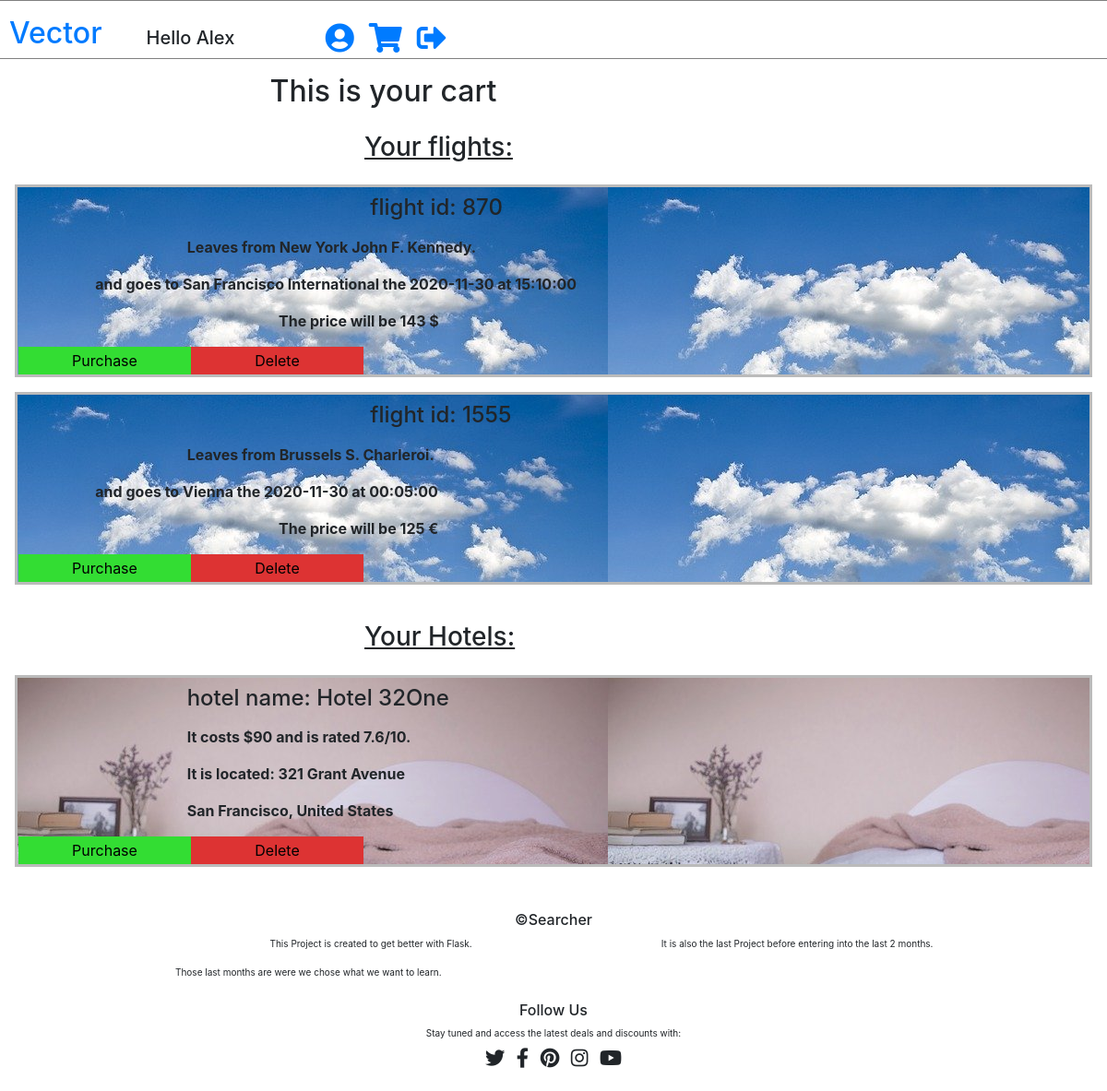
Before: /cart (signed in) with the older database file.
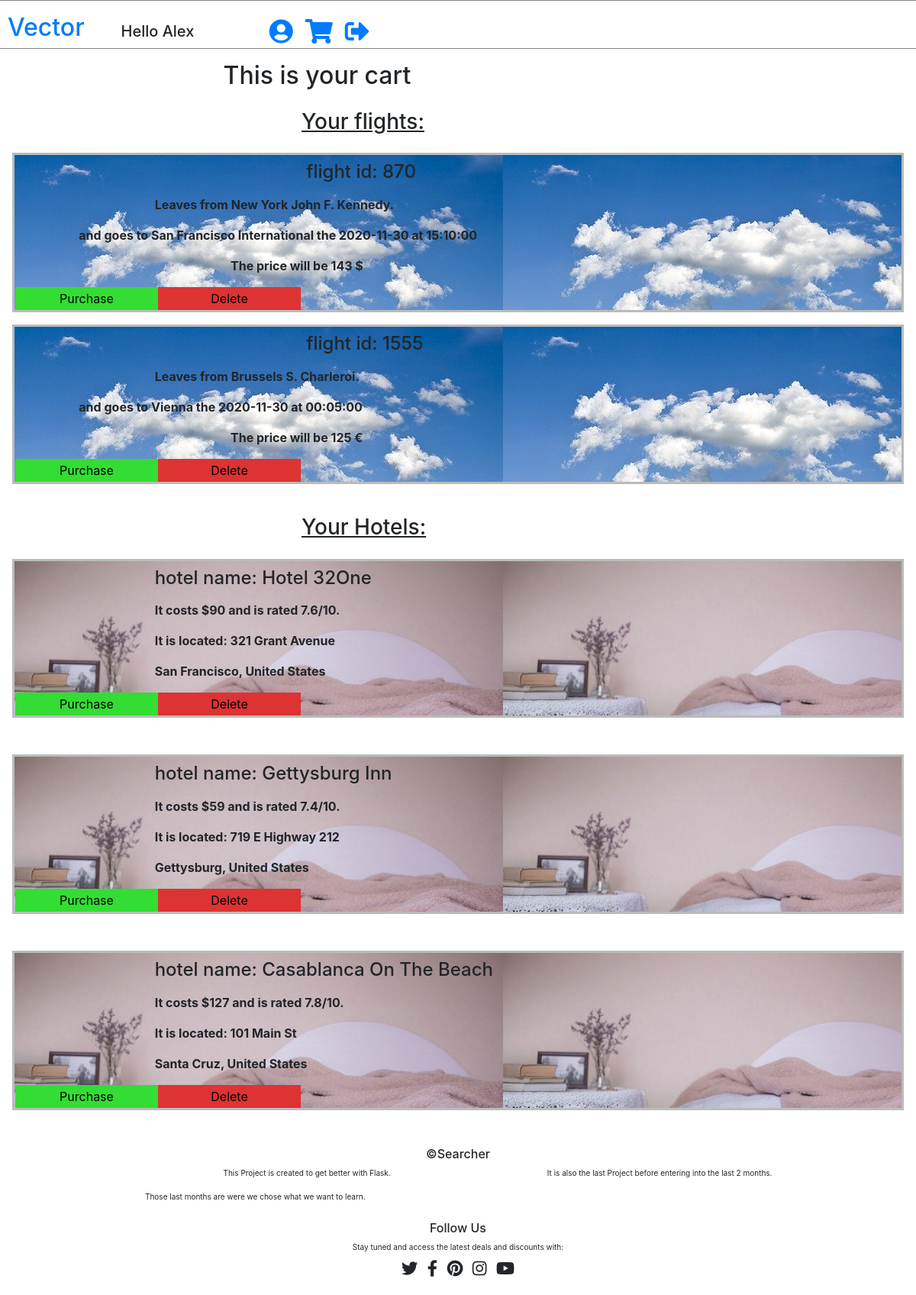
After: the same page with the newer database file.
### app.py (models this page shows, shortened)
class flights(db.Model):
    _id = db.Column('id', db.Integer, primary_key = True)
    user_id = db.Column('user_id', db.Integer)
    carrier_id = db.Column('carrier_id', db.Integer)
    price = db.Column('price', db.Integer)
    symbol = db.Column('symbol', db.String(1))
    departure_airport = db.Column('departure_airport', db.String(100))
    destination_airport = db.Column('destination_airport', db.String(100))
    date = db.Column('date', db.String(50))
    time = db.Column('time', db.String(50))

class hotels(db.Model):
    _id = db.Column('id', db.Integer, primary_key = True)
    user_id = db.Column('user_id', db.Integer)
    country = db.Column('country', db.String(100))
    locality = db.Column('locality', db.String(100))
    street = db.Column('street', db.String(100))
    name = db.Column('name', db.String(100))
    price = db.Column('price', db.Integer)
    rating = db.Column('rating', db.String(100))

### app.py (the view)
@app.route('/cart')
def cart():
    if 'id' in session:
        return render_template('cart.html', flights = flights.query.filter_by(user_id = session['id']).all(), hotels = hotels.query.filter_by(user_id = session['id']).all(), navbarname = f"Hello {session['firstname']}")
    else:
        flash('You need to sign in first', 'error')
        return redirect(url_for('signin'))

### templates/cart.html (shortened to what this page needs)
{% extends 'base.html' %}
{% block content %}
<div class="row my-3">
    <div class="col-xs-8 offset-3 mr-n3">
        <h2>This is your cart</h2>
    </div>
</div>
<div class="row">
    <div class="col-xs-6 offset-4 mb-2">
        <h3 style="text-decoration: underline;">Your flights:</h3>
    </div>
</div>
{% if flights %}
    {% for flight in flights %}
        <div class="ticket_container mt-2 mb-3 mx-3">
            <div class="row my-2">
                <div class="col-xs-6 offset-4">
                    <h4>flight id: {{ flight.carrier_id }}</h4>
                </div>
            </div>
            <div class="row">
                <div class="col-xs-8 offset-2">
                    <p class="ticket_text">Leaves from {{ flight.departure_airport }}.</p>
                </div>
            </div>
            <div class="row">
                <div class="col-xs-10 offset-1">
                    <p class="ticket_text">and goes to {{ flight.destination_airport }} the {{ flight.date }} at {{ flight.time }}</p>
                </div>
            </div>
            <div class="row">
                <div class="col-xs-6 offset-3">
                    <p class="ticket_text">The price will be {{ flight.price }} {{ flight.symbol }} </p>
                </div>
            </div>
            <div class="row">
                <div class="col-xs-5 ml-3 purchase">
                    <a href="/troll">
                        <button class="purchase">Purchase</button>
                    </a>
                </div>
                <div class="col-xs-5 delete">
                    <a href="http://127.0.0.1:5000/delete_ticket?carrier_id={{ flight.carrier_id }}">
                        <button class="delete">Delete</button>
                    </a>
                </div>
            </div>
        </div>
    {% endfor %}
{% else %}
    <h4>No flights</h4>
{% endif %}
<div class="row">
    <div class="col-xs-6 offset-4 mt-4 mb-2">
        <h3 style="text-decoration: underline;">Your Hotels:</h3>
    </div>
</div>
{% if hotels %}
    {% for hotel in hotels %}
        <div class="hotel_container mt-2 mb-5 mx-3">
            <div class="row my-2">
                <div class="col-xs-6 offset-2">
                    <h4>hotel name: {{ hotel.name }}</h4>
                </div>
            </div>
            <div class="row">
                <div class="col-xs-8 offset-2">
                    <p class="ticket_text">It costs {{ hotel.price }} and is rated {{ hotel.rating }}/10.</p>
                </div>
            </div>
            <div class="row">
                <div class="col-xs-8 offset-2">
                    <p class="ticket_text">It is located: {{ hotel.street }}</p>
                </div>
            </div>
            <div class="row">
                <div class="col-xs-6 offset-2">
                    <p class="ticket_text">{{ hotel.locality }}, {{ hotel.country }}</p>
                </div>
            </div>
            <div class="row">
                <div class="col-xs-5 ml-3 purchase">
                    <a href="/troll">
                        <button class="purchase">Purchase</button>
                    </a>
                </div>
                <div class="col-xs-5 delete">
                    <a href="http://127.0.0.1:5000/delete_hotel?street={{ hotel.street }}">
                        <button class="delete">Delete</button>
                    </a>
                </div>
            </div>
        </div>
    {% endfor %}
{% else %}
    <h4>No Hotels</h4>
{% endif %}
{% endblock %}

### templates/base.html (shortened to what this page needs)
<!DOCTYPE html>
<html lang="en">
<head>
    <link rel="stylesheet" href="https://pro.fontawesome.com/releases/v5.10.0/css/all.css"/>
    <link rel="stylesheet" href="https://maxcdn.bootstrapcdn.com/bootstrap/4.5.2/css/bootstrap.min.css">
    <link rel="stylesheet" type='text/css' href="{{ url_for('static', filename='style/style.css')}}">
</head>
<body>
        <div class="row" id="navbar_row" style="border: 1px solid gray;">
            <div class="col-xs-3 pl-4 pt-3 mr-4">
                <a href="/" style="text-decoration: None;">
                    <h2 class="animated_color">Vector</h2>
                </a>
            </div>
            <div class="col-xs-1 mt-4 pl-4 mr-n1 pt-1">
                <h5>{{ navbarname }}</h5>
            </div>
            <div class="col-xs-1 offset-1 mt-4 pr-2">
                <a href="/change_profile">
                    <i class="fas fa-user-circle fa-2x"></i>
                </a>
            </div>
            <div class="col-xs-1 mt-4 px-2">
                <a href="/cart">
                    <i class="fas fa-shopping-cart fa-2x"></i>
                </a>
            </div>
            <div class="col-xs-1 mt-4 pl-2">
                <a href="/logout">
                    <i class="fas fa-sign-out-alt fa-2x"></i>
                </a>
            </div>
        </div>
{% block content %}{% endblock %}
  <div class="row justify-content-center">
    <div class="col-xs-4">
        <h6>&copy;Searcher</h6>
    </div>
</div>
<div class="row mb-4">
    <div class="col-xs-6 offset-3">
        <p style="font-size: x-small;">This Project is created to get better with Flask.</p>
    </div>
    <div class="col-xs-8 offset-2">
        <p style="font-size: x-small;">It is also the last Project before entering into the last 2 months. </p>
    </div>
    <div class="col-xs-8 offset-2">
        <p style="font-size: x-small;">Those last months are were we chose what we want to learn.</p>
    </div>
</div>
<div class="row justify-content-center mt-n3">
    <div class="col-xs-4">
        <h6>Follow Us</h6>
    </div>
</div>
<div class="row justify-content-center">
    <div class="col-xs-6">
        <p style="font-size: x-small;">Stay tuned and access the latest deals and discounts with:</p>
    </div>
</div>
<div class="row justify-content-center mb-4">
    <div class="col-xs-6 mt-n2">
        <i class="fab fa-twitter fa-lg px-1"></i>
        <i class="fab fa-facebook-f fa-lg px-1"></i>
        <i class="fab fa-pinterest fa-lg px-1"></i>
        <i class="fab fa-instagram fa-lg px-1"></i>
        <i class="fab fa-youtube fa-lg px-1"></i>
    </div>
</div>
</body>
</html>

### static/style/style.css (style rules this page uses)
.ticket_text { font-weight: 700; }
.ticket_container { background: url('../images/ticket.jpg'); border: solid 3px #bbb; }
.purchase { background-color: #3d3; border: none; width: 187px; height: 30px; }
.delete { background-color: #d33; border: none; width: 187px; height: 30px; }
.hotel_container { background: url(../images/hotel.jpg); border: solid 3px #bbb; }

Changed rows visible on the page:
added hotels: name "Gettysburg Inn", price "$59", rating "7.4", street "719 E Highway 212", locality "Gettysburg", country "United States"
added hotels: name "Casablanca On The Beach", price "$127", rating "7.8", street "101 Main St", locality "Santa Cruz", country "United States"
